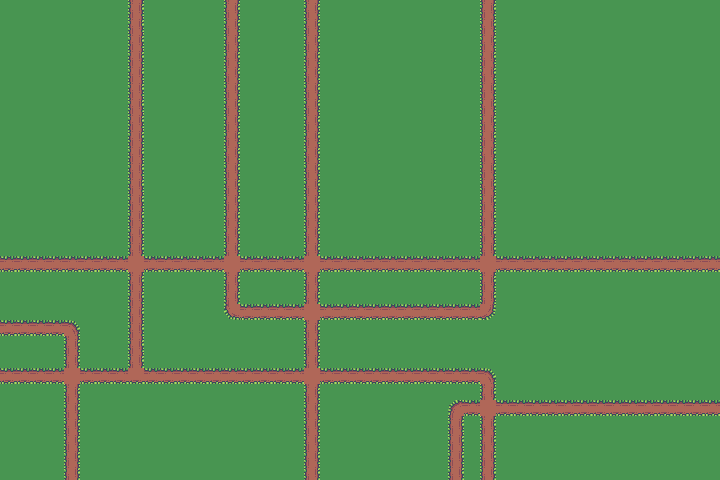

Below is a game level as drawn by its tile map, then a one-line description and the .tmx that defines it (tile-layer data replaced by summaries):
An orthogonal 45x30 tile map with 16x16 px tiles, 2 tile layers (块层 1, 块层 2).

<map version="1.0" tiledversion="1.1.5" orientation="orthogonal" renderorder="right-down" width="45" height="30" tilewidth="16" tileheight="16" infinite="0" nextobjectid="7">
 <tileset firstgid="1" source="tiles.tsx" />
 <layer name="块层 1" width="45" height="30">
  <data>[1350 cells, 1350 non-empty, 1 distinct tile ids]</data>
 </layer>
 <layer name="块层 2" width="45" height="30">
  <data>[1350 cells, 249 non-empty, 14 distinct tile ids]</data>
 </layer>
</map>
